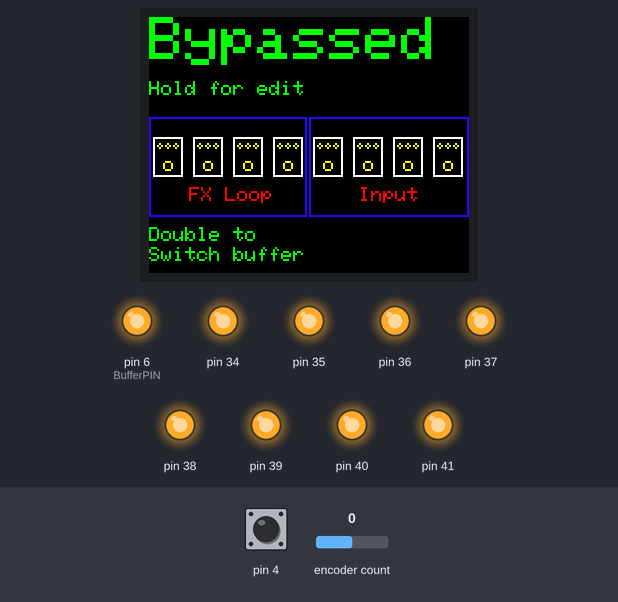
The sketch below on a simulated Arduino Mega 2560, built with avr-gcc and run on an emulated ATmega2560. Shown: 160×128 colour display, output pins drawn as LEDs (lit = HIGH). The inputs (shaded band) are chosen by the test bench; at power-on: pin 4 HIGH, encoder count 0. MIDI output is not drawn; EEPROM starts erased; what the sketch prints to the serial monitor is not drawn.

Above: at 4.5 s.
4.6 s: pin 4 pulled LOW for 1 s
At 6.5 s:
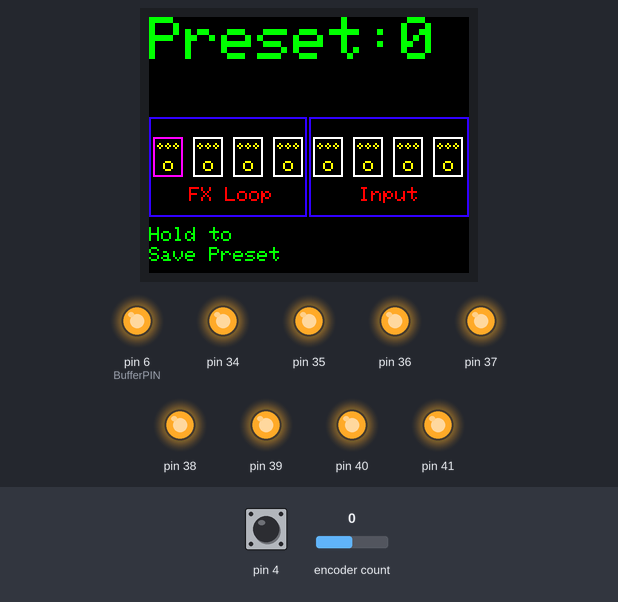
7.1 s: pin 4 pulled LOW for 0.15 s
At 8.0 s:
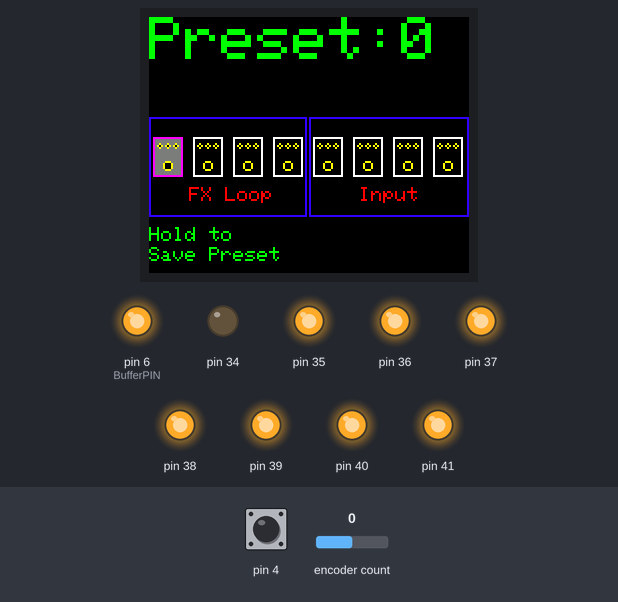
8.8 s: pin 4 pulled LOW for 3.2 s
At 10.8 s:
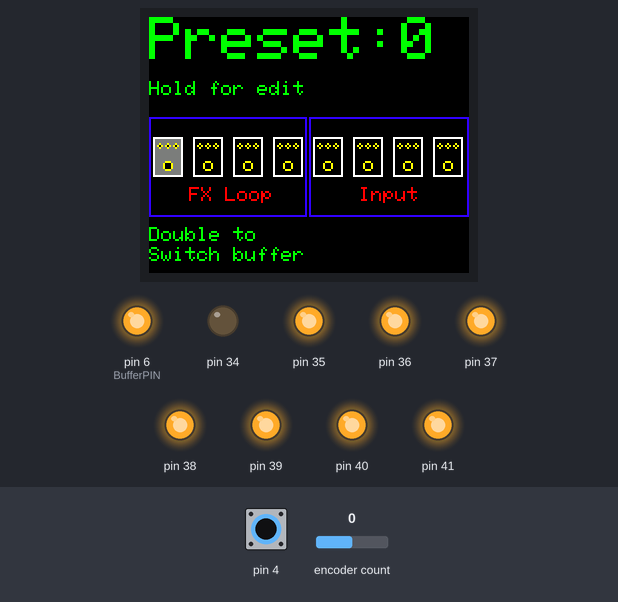
13.5 s: pin 4 pulled LOW for 0.15 s
At 14.9 s:
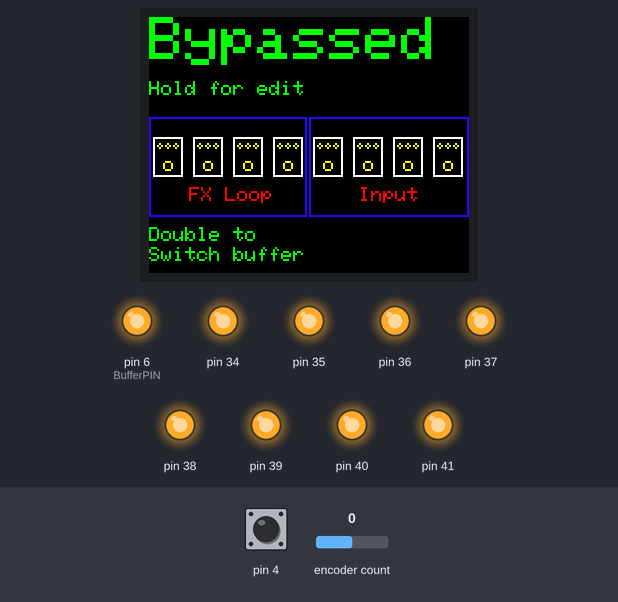
15.7 s: pin 4 pulsed LOW 2 times (0.12 s each, 0.3 s apart)
At 17.7 s:
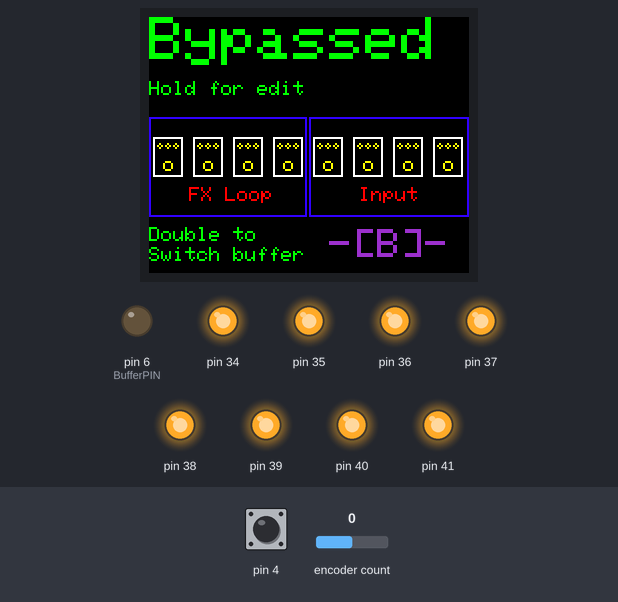
18.1 s: pin 4 pulled LOW for 1 s
At 19.4 s:
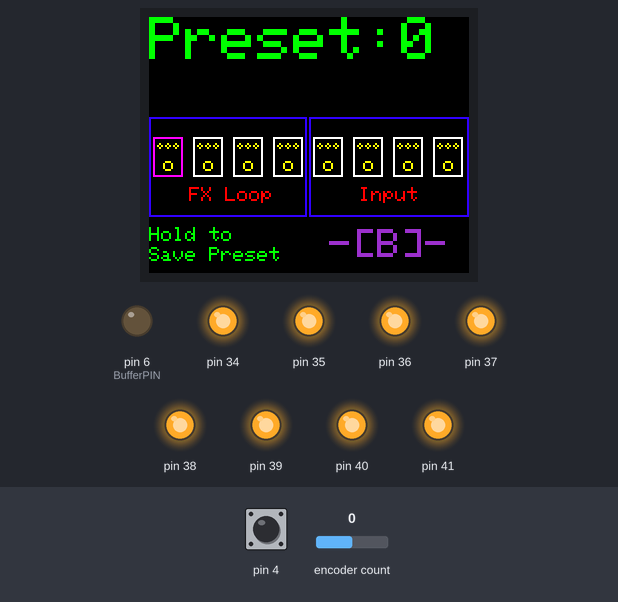
Timing chart, 0 to 21.1 s (numbered marks = the images above; inputs shaded):
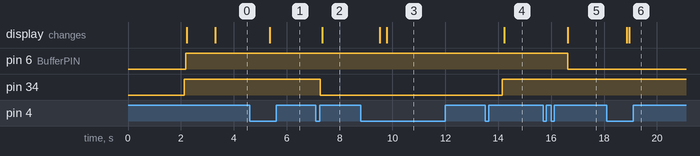

Measured:
- after the input at 4.6 s, the display: changes after 0.75 s (image 1)
- after the input at 7.1 s, pin 34: HIGH → LOW after 0.18 s; the display: changes after 0.25 s (image 2)
- after the input at 8.8 s, the display: first changes after 0.72 s (image 3 shows a later state)
- after the input at 13.5 s, pin 34: LOW → HIGH after 0.65 s; the display: changes after 0.73 s (image 4)
- after the input at 15.7 s, pin 6 (BufferPIN): HIGH → LOW after 0.92 s; the display: changes after 0.93 s (image 5)
- after the input at 18.1 s, the display: first changes after 0.75 s (image 6 shows a later state)

The sketch:

FX_Switcher.ino
```cpp
/*        Loop Switcher with MIDI Control
Allows to control one(or pre/post loops) using MIDI Controller.
Preset changing performed after receiving Program Change message, but can be modified for any type of message.
Also Schematic can be modified for using with monetary switch. Additional Array with control pins must be initiated and monitored in this case.

MIDI listen requires to use Serial1(available in Arduino Mega) to avoid serial output issues.

NOT FOR COMMERCIAL USE!

Contacts & Media:

e-mail: crash2032@gmail.com
YouTube: https://www.youtube.com/channel/UCwjdsfFlaZnxokcdG-5whaQ
INSTAGRAM: https://www.instagram.com/mykhailo_chuha/
Facebook: https://www.facebook.com/mykhailo.chuha/
*/


#include <GyverEncoder.h>
#include <TFT.h>
#include <SPI.h>
#include <MIDI.h>
#include <EEPROM.h> // Provides reading from and writing to EEPROM for persisting the Presets.
MIDI_CREATE_DEFAULT_INSTANCE();

#define LED 13
#define BufferPIN 6
#define Bypass 0xFF


//Dispay pins INIT

//Connect SDA to 51
//Connect SCK to 52
//Connect CS to 53
//Connect RESET to 8
//Connect A0 to 9

#define CS   53
#define DC   9  //A0
#define RST  8  //Reset

//Encoder pins INIT
#define CLK 2
#define DT 3
#define SW 4

//Init pedals config
const byte maxSupportedPedals = 8;
byte presets[maxSupportedPedals * maxSupportedPedals];
byte presetCurrentIndex = 0; // Default Preset used.
byte presetBeingEditted = 0; // Preset under the editing
byte loopSwitchOutputPins[maxSupportedPedals];

byte bufferAddr = (maxSupportedPedals * maxSupportedPedals) + 1;  //buffer state right after last preset in EEPROM
boolean bufferState;
//  Loop Switcher State
//  Play = Listen for MIDI and switch presets after MIDI PC message.
//  Edit   = Clicking a encoder button toggles a looper's state while editting a preset.
enum SwitcherState
{
  PlayPresetState = 0,
  EditPresetState = 1
};
byte switcherState = PlayPresetState; // Select a Preset RunState by default.

// create an instance of the TFT library
TFT screen = TFT(CS, DC, RST);

// create an instance of the Encoder library
Encoder enc1(CLK, DT, SW);//Encoder pins INIT

//Menu configuration
const int menuSize = maxSupportedPedals;
String menuItems[menuSize];
bool upLastState = LOW;
bool downLastState = LOW;
int currentMenu = 0;
String temp;
char currentPrintOut [15];  //Output lenght

void setup()
{

  Serial.begin(19200);

  Serial.print("Starting setup()\n");

  Serial.print("Starting TFT screen. \n");

  screen.begin();
  // clear the screen with a black background
  screen.background(0, 0, 0);
  //set the text size
  screen.setTextSize(1);
  screen.stroke(0, 255, 0);
  int screenY = 0;
  screen.text("Init Loops.", 0, screenY);

  Serial.print("Assigning pin numbers. \n");

  loopSwitchOutputPins[0] = 34;
  loopSwitchOutputPins[1] = 35;
  loopSwitchOutputPins[2] = 36;
  loopSwitchOutputPins[3] = 37;
  loopSwitchOutputPins[4] = 38;
  loopSwitchOutputPins[5] = 39;
  loopSwitchOutputPins[6] = 40;
  loopSwitchOutputPins[7] = 41;

  Serial.print("Pins 33-40 Assigned. \n");
  Serial.print("Assigning pinMode to Output. \n");

  for(int index = 0; index < maxSupportedPedals; index++)
  {
    pinMode(loopSwitchOutputPins[index], OUTPUT);
  }

  Serial.print("Assigning Buffer control pin: \n");
  pinMode(BufferPIN, OUTPUT);

  Serial.print("Loading presets from EEPROM into presets list. \n");
  screenY = screenY + 10;
  screen.text("Loading Presets.", 0, screenY);

  for(int index = 0; index < maxSupportedPedals * maxSupportedPedals; index++)
  {
    presets[index] = EEPROM.read(index);

    Serial.print("Preset read from EEPROM. Adress: ");
    Serial.println(index);
    SerialPrintPreset(presets[index]);
  }
  Serial.print("64 presets being loaded. \n");
  screenY = screenY + 10;
  screen.text("Presets Loaded.", 0, screenY);

  //Loading preset emprty preset(bypass)
  Serial.print("Setting start preset. \n");
  screenY = screenY + 10;
  screen.text("Looper bypassed", 0, screenY);

  ApplyPreset(Bypass);

  Serial.print("Making menu items for default preset. \n");
  screenY = screenY + 10;
  screen.text("Init Menu.", 0, screenY);

  Serial.print("Starting MIDI. \n");
  screenY = screenY + 10;
  screen.text("Init MIDI", 0, screenY);
  MIDI.begin();

  Serial.print("Setup encoder \n");
  screenY = screenY + 10;
  screen.text("Init encoder.", 0, screenY);
  enc1.setTickMode(AUTO);
  enc1.setType(TYPE1);

  Serial.print("Reading buffer state: \n");
  screenY = screenY + 10;
  screen.text("Setup buffer.", 0, screenY);
  ApplyBufferState();

  Serial.print("Displaying default preset. \n");
  screenY = screenY + 10;
  screen.text("Welcome to loop switch.", 0, screenY);
  delay(1000);
  screen.background(0, 0, 0);
  //DisplayPreset(presets[presetCurrentIndex]);   //Use for displaying 0 preset
  DisplayByPassedScreen();
  Serial.print("Loop switch Ready. \n");    //Use for displaying "Bypassed message"
  DisplayHelpText();
  DisplayBufferState();
}

void loop()
{
  ReadMIDI();
  ReadEncoder();
}

void ReadMIDI()
{
  if (MIDI.read())                // Is there a MIDI message incoming ?
  {
    switch(MIDI.getType())        // Get the type of the message we caught
    {
    case midi::ProgramChange:     // If it is a Program Change,
      Serial.print("Received preset change to: ");
      presetCurrentIndex = MIDI.getData1();
      Serial.print(presetCurrentIndex);
      Serial.print("\n");
      LoadSelectedPreset();
      DisplayPreset(presets[presetCurrentIndex]);
      break;
            // See the online reference for other message types
    default:
      break;
    }
  }
}

void ReadEncoder()
{
  if (enc1.isHolded() && switcherState == PlayPresetState)
  {
    Serial.println("Entering Edit Mode");
    switcherState = EditPresetState;
    DisplayHelpText();
    EditPresetMenu();

  }
  if (enc1.isSingle() && switcherState == PlayPresetState)
  {
    ApplyPreset(Bypass);
    Serial.println("Manually bypassed");
    DisplayByPassedScreen();
  }
  if (enc1.isDouble() && switcherState == PlayPresetState)
  {
    Serial.println("Switching buffer state");
    SwitchBufferState();
    //DisplayPreset(presets[presetCurrentIndex]);
    DisplayBufferState();
    }
}


void ApplyPreset(byte preset)
{
  Serial.print("Applying Preset: ");

  for(byte looperIndex = 0; looperIndex < maxSupportedPedals; looperIndex++)
  {
    // Getting the loops state:
    byte looperState = bitRead(preset, looperIndex);
    // Put the loops state into the corresponding output pins:
    digitalWrite(loopSwitchOutputPins[looperIndex], looperState);
  }
  SerialPrintPreset(preset);
}

void LoadSelectedPreset()
{
  Serial.print("Select Current Preset. Current Preset index: ");
  Serial.println(presetCurrentIndex);

  ApplyPreset(presets[presetCurrentIndex]);

  Serial.print("\n");
}

void EditPresetMenu()
{
  presetBeingEditted = presetCurrentIndex;  //Temporary assigning preset number for editing
  byte newPreset = presets[presetCurrentIndex];
  DisplayPreset(newPreset);
  int selectedLoop = 0;
  while(switcherState == EditPresetState)
  {
    if(enc1.isLeft() != upLastState)
    {
      enc1.resetStates();
      upLastState = !upLastState;
      if(!upLastState)
      {
        //Pressed UP Button
        if(currentMenu > 0)
        {
          currentMenu--;
          selectedLoop = currentMenu;
        }
        else
        {
          currentMenu = menuSize - 1;
          selectedLoop = currentMenu;
        }
        DisplayPreset(newPreset);
      }

    }

    if(enc1.isRight() != downLastState)
    {
      enc1.resetStates();
      downLastState = !downLastState;

      if(!downLastState)
      {
        //Pressed DOWN Button
        if(currentMenu < menuSize - 1)
        {
          currentMenu++;
          selectedLoop = currentMenu;
        }
        else
        {
          currentMenu = 0;
          selectedLoop = currentMenu;
        }
        DisplayPreset(newPreset);
      }

    }
    delay(10);
    if(enc1.isClick() && switcherState == EditPresetState)
    {
      Serial.println("Switch loop state.");
      Serial.print("Was: ");
      SerialPrintPreset(newPreset);
      boolean newLoopState = !bitRead(newPreset,selectedLoop);
      bitWrite(newPreset, selectedLoop, newLoopState); //menuLooperIndex is a selected looper within the menu
      Serial.print("Became: ");
      SerialPrintPreset(newPreset);
      //Serial.println("Updating menu item. ");
      //menuItems[currentMenu] = "Pedal " + String(currentMenu+1) + String(newLoopState ? " OFF" : " ON"); //relay controled with LOW signal

      //Applying preset for actual preview
      enc1.resetStates();
      ApplyPreset(newPreset);
      DisplayPreset(newPreset);

    }

    if(enc1.isHolded() && switcherState == EditPresetState)
    {
      Serial.println("Saving Preset.");
      if(presets[presetBeingEditted] != newPreset)
      {
        presets[presetBeingEditted] = newPreset;
        EEPROM.write( presetCurrentIndex, presets[presetCurrentIndex] );
        Serial.println("Preset successfully saved on EEPROM.");
        enc1.resetStates();

        //Informing user on display
        DisplaySavedScreen();
        DisplayHelpText();

      }
      else if(presets[presetBeingEditted] == newPreset)
      {
        Serial.println("No changes to preset were done.");
      }

      Serial.println("Entering Play Mode");
      switcherState = PlayPresetState;
      DisplayHelpText();
      enc1.resetStates();
      DisplayPreset(presets[presetCurrentIndex]);
      currentMenu = 0;
      //Clean up midi input buffer if messages were received during editing
      void MidiFlushBuffer();
      delay(1);
      break;
    }
  }
}

void MenuChanged()
{
  temp = String(menuItems[currentMenu]);
  temp.toCharArray(currentPrintOut, 15);
  screen.background(0, 0, 0);
  screen.stroke(0, 255, 0);
  screen.setTextSize(2);
  screen.text(currentPrintOut, 20, 30);
}

void DisplayPreset(byte preset)
{
  Serial.println("Displating graphical preset.");

  //Clean up preset ID
CleanUpPreset();

  screen.stroke(0, 255, 0);
  temp = "Preset:" + String(presetCurrentIndex);
  temp.toCharArray(currentPrintOut, 15);

  screen.setTextSize(3);
  screen.text(currentPrintOut, 0, 0);

  //Drawing loop groups
  screen.fill(0,0,0);
  screen.stroke(55,0,255);
  screen.rect(0, 50, 79, 50);
  screen.rect(80, 50, 80, 50);
  //Group Labels
  screen.setTextSize(1);
  screen.stroke(255, 0, 0);
  screen.text("FX Loop", 20, 85);
  screen.text("Input", 105, 85);
  //Drawing loops states
  int offset = 2;
  for (int i=0; i<maxSupportedPedals; i++)
  {
    //highlight selected pedal in edit mode
    if (i == currentMenu && switcherState == EditPresetState )
      screen.stroke(255,0,255);
    else
    // set the stroke color to white
      screen.stroke(255,255,255);

    // set the fill icon to grey if loop is ON
    if (!bitRead(preset, i))
      screen.fill(127,127,127);
    else
    // set the fill icon to black if loop is OFF
      screen.fill(0,0,0);


    // draw pedal icon
    screen.rect(offset, 60, 15, 20);
    // drow pedal knobs
    screen.fill(0,0,0);
    screen.stroke(255,255,0);
    screen.circle(offset + 3, 64, 1);
    screen.circle(offset + 11, 64, 1);
    screen.circle(offset + 7, 64, 1);
    screen.circle(offset + 7, 74, 2);
    offset = offset+20;
  }
}

void DisplayBufferState()
{
    //clear previous state
    screen.stroke(0,0,0);
    screen.fill(0,0,0);
    screen.rect(78, 106, 160, 30);
    screen.setTextSize(2);
    screen.stroke(155, 50, 200);
    temp = String(bufferState ? "" : " -[B]- ");
    temp.toCharArray(currentPrintOut, 15);
    screen.text(currentPrintOut, 78, 106);
}

void DisplayHelpText()
{
    //Clean up
    screen.stroke(0,0,0);
    screen.fill(0,0,0);
    screen.rect(0, 32, 80, 15);
    screen.rect(0, 105, 80, 20);
    //Displaying help text
    if(switcherState == PlayPresetState)
    {
    screen.setTextSize(1);
    screen.stroke(0, 255, 0);
    temp = "Double to";
    temp.toCharArray(currentPrintOut, 15);
    screen.text(currentPrintOut, 0, 105);
    temp = "Switch buffer";
    temp.toCharArray(currentPrintOut, 15);
    screen.text(currentPrintOut, 0, 115);
    temp = "Hold for edit";
    temp.toCharArray(currentPrintOut, 15);
    screen.text(currentPrintOut, 0, 32);
    }
    else if (switcherState == EditPresetState)
    {
    screen.setTextSize(1);
    screen.stroke(0, 255, 0);
    temp = "Hold to";
    temp.toCharArray(currentPrintOut, 15);
    screen.text(currentPrintOut, 0, 105);
    temp = "Save Preset";
    temp.toCharArray(currentPrintOut, 15);
    screen.text(currentPrintOut, 0, 115);

    }
}

void ApplyBufferState()
{
  bufferState = bitRead(EEPROM.read(bufferAddr), 0);
  digitalWrite(BufferPIN, bufferState);
  Serial.println("Buffer is" + String(bufferState ? " OFF" : " ON"));
}

void SwitchBufferState()
{
  byte bufferByte = EEPROM.read(bufferAddr);
  bufferState = bitRead(bufferByte, 0);
  bufferState = !bufferState; //Switch buffer state
  bitWrite(bufferByte, 0, bufferState);
  EEPROM.write( bufferAddr, bufferByte );
  digitalWrite(BufferPIN, bufferState);
  Serial.println("Buffer switched to" + String(bufferState ? " OFF" : " ON"));
  DisplayBufferState();
}

void SerialPrintPreset(byte preset)
{
  Serial.print("Loaded preset: ");

  for(byte looperIndex = 0; looperIndex < maxSupportedPedals; looperIndex++)
  {
    byte looperState = bitRead(preset, looperIndex);
    Serial.print(looperState);
  }
  Serial.print("\n");
}

void MidiFlushBuffer()
{
  while(Serial1.available() && Serial.available() )
  {
  Serial1.read();
  Serial.read();
  }
}

void DisplayByPassedScreen()
{
  Serial.println("Displating bypass screen.");
  DisplayPreset(Bypass);
  temp = "Bypassed";
  temp.toCharArray(currentPrintOut, 15);
  if(switcherState == PlayPresetState)  //Cleanup if invoked during Play Mode
  //Clean up preset ID
  CleanUpPreset();
  screen.stroke(0, 255, 0);
  enc1.resetStates();
  screen.setTextSize(3);
  screen.text(currentPrintOut, 0, 0);
}

void CleanUpPreset()
{
  //Clean up preset ID
  screen.stroke(0,0,0);
  screen.fill(0,0,0);
  screen.rect(0, 0, 160, 30);
}

void DisplaySavedScreen()
{
  CleanUpPreset();
  Serial.println("Displating saved preset message.");
  screen.stroke(0, 255, 0);
  temp = "Saved";
  temp.toCharArray(currentPrintOut, 15);
  screen.setTextSize(3);
  screen.text(currentPrintOut, 0, 0);
  enc1.resetStates();

  delay(200);
}
```
